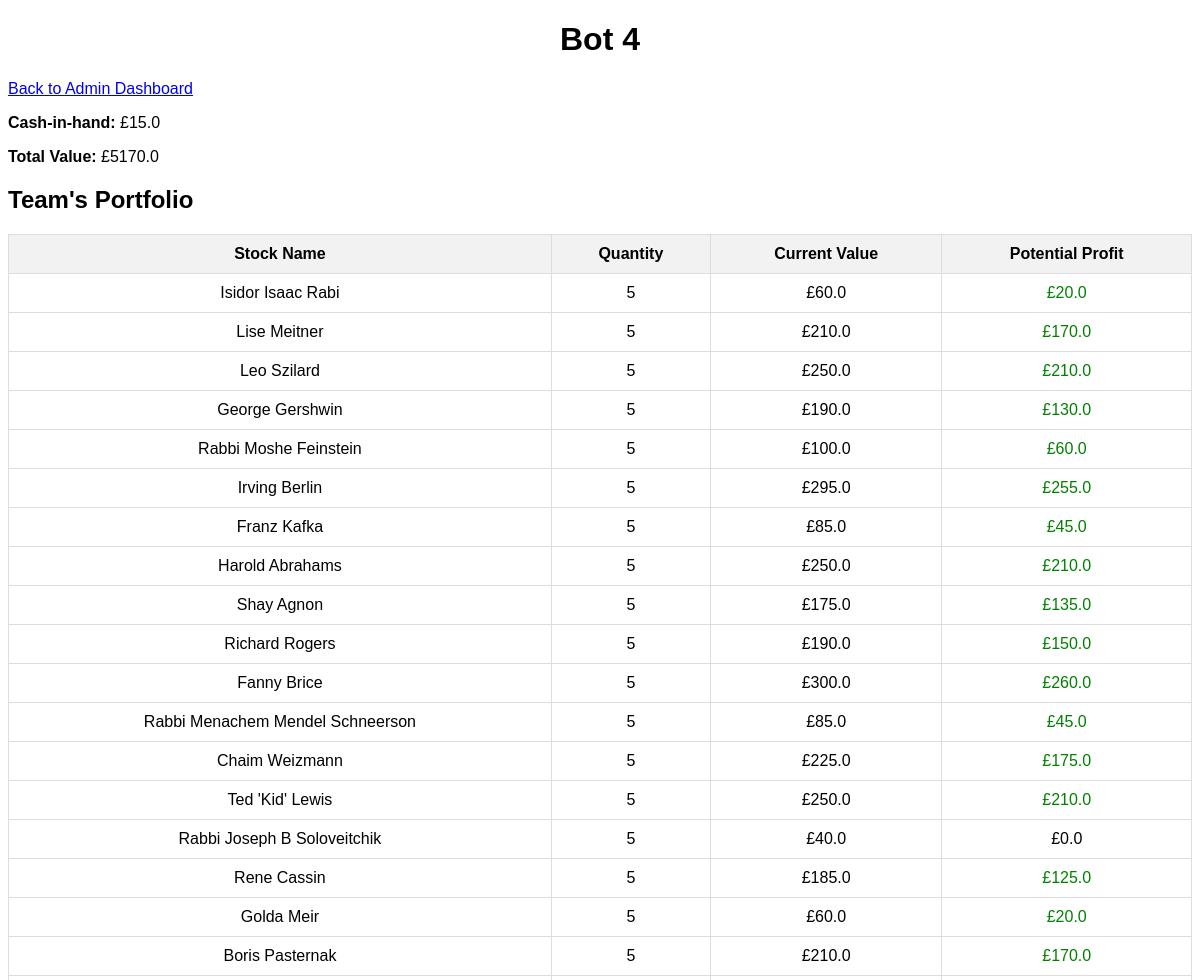
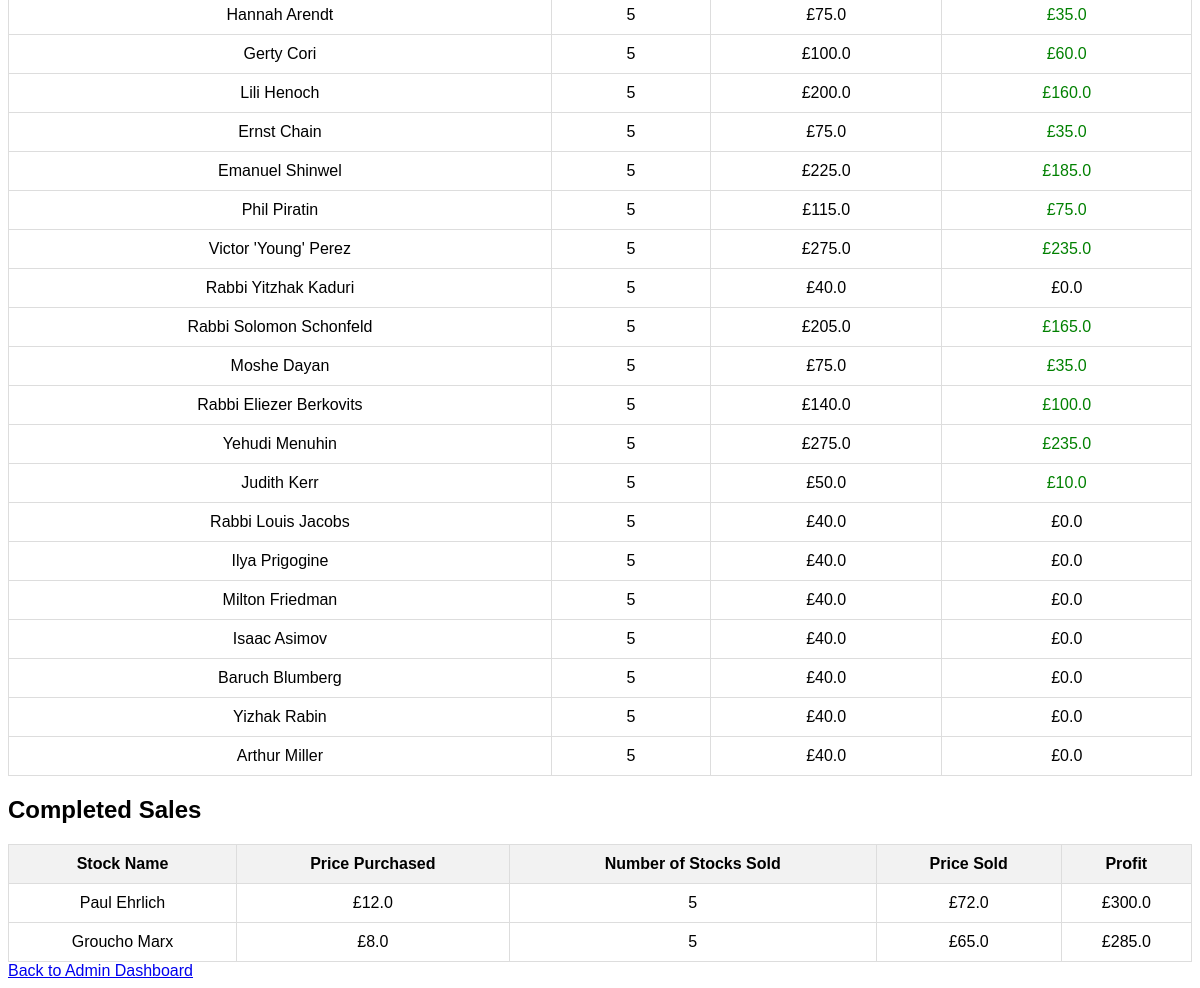
Screenshot of /admin/player/4 (signed in) with the database file from the repository (2 pictures, top to bottom).
### app.py (models this page shows)
class Player(db.Model):
    player_id = db.Column(db.Integer, primary_key=True)
    name = db.Column(db.String(50), unique=True, nullable=False)
    balance = db.Column(db.Float, nullable=False, default=1000.0)
    stocks_owned = db.Column(db.Integer, nullable=False, default=0)
    portfolio_value = db.Column(db.Float, nullable=False, default=0.0)

class Portfolio(db.Model):
    portfolio_id = db.Column(db.Integer, primary_key=True)
    player_id = db.Column(db.Integer, db.ForeignKey('player.player_id'), nullable=False)
    stock_id = db.Column(db.Integer, db.ForeignKey('stock.stock_id'), nullable=False)
    quantity = db.Column(db.Integer, nullable=False)
    purchase_price = db.Column(db.Float, nullable=False)
    year_purchased = db.Column(db.Integer, nullable=False)  # New field
    player = db.relationship('Player', backref=db.backref('portfolio', lazy='joined'))
    stock = db.relationship('Stock', backref=db.backref('portfolio', lazy='joined'), uselist=True)

class Stock(db.Model):
    id = db.Column(db.Integer, primary_key=True)
    stock_id = db.Column(db.Integer, nullable=False)
    version = db.Column(db.Integer, nullable=False, default=0)
    name = db.Column(db.String(50), nullable=False)
    year = db.Column(db.Integer, nullable=False)
    price = db.Column(db.Float, nullable=False)
    category = db.Column(db.String(50), nullable=False)
    market_cap = db.Column(db.Float, nullable=False, default=1_000)
    adjusted_price = db.Column(db.Float, nullable=True)  # New column for adjusted price

class CompletedSale(db.Model):
    sale_id = db.Column(db.Integer, primary_key=True)
    player_id = db.Column(db.Integer, db.ForeignKey('player.player_id'), nullable=False)
    stock_name = db.Column(db.String(50), nullable=False)
    stock_id = db.Column(db.Integer, db.ForeignKey('stock.stock_id'), nullable=False)
    price_purchased = db.Column(db.Float, nullable=False)
    quantity_sold = db.Column(db.Integer, nullable=False)
    price_sold = db.Column(db.Float, nullable=False)
    profit = db.Column(db.Float, nullable=False)
    percentage_return = db.Column(db.Float, nullable=False)
    sale_year = db.Column(db.Integer, nullable=False)  # New column
    player = db.relationship('Player', backref=db.backref('completed_sales', lazy=True))

### app.py (the view)
@app.route("/", defaults={"path": ""})
@app.route("/<path:path>")
def serve_react_app(path):
    if path != "" and os.path.exists(os.path.join(app.static_folder, path)):
        return send_from_directory(app.static_folder, path)
    else:
        return send_from_directory(app.static_folder, 'index.html')

### app.py (called while the page is built)
def admin_required(f):
    @wraps(f)
    def decorated_function(*args, **kwargs):
        if session.get('admin_logged_in') is not True:
            return redirect(url_for('admin_login'))
        return f(*args, **kwargs)
    return decorated_function

@app.after_request
def set_csp_header(response):
    csp = "default-src 'self'; script-src 'self' 'unsafe-inline' 'unsafe-eval'; style-src 'self' 'unsafe-inline'; img-src 'self' data:; font-src 'self'; frame-src 'none';"
    response.headers['Content-Security-Policy'] = csp
    return response

### templates/player_details.html (shortened to what this page needs)
<!DOCTYPE html>
<html lang="en">
<head>
    <link rel="stylesheet" href="{{ url_for('static', filename='style.css') }}">
</head>
<body>
    <header>
        <h1>{{ player.name }}</h1>
    </header>
    <a href="{{ url_for('admin_dashboard') }}">Back to Admin Dashboard</a>
    <div>
        <p><strong>Cash-in-hand:</strong> £{{ player.balance | round(1) }}</p>
        <p><strong>Total Value:</strong> £{{ (player.balance + player.portfolio_value) | round(1) }}</p>
    </div>
    <div>
        <h2>Team's Portfolio</h2>
        <table>
            <thead>
                <tr>
                    <th>Stock Name</th>
                    <th>Quantity</th>
                    <th>Current Value</th>
                    <th>Potential Profit</th>
                </tr>
            </thead>
            <tbody>
                {% for item in portfolio %}
                <tr>
                    <td>{{ item.stock_name }}</td>
                    <td>{{ item.quantity }}</td>
                    <td>£{{ item.current_value | round }}</td>
                    <td class="{% if item.potential_profit > 0 %}positive-profit{% elif item.potential_profit < 0 %}negative-profit{% endif %}">
                        £{{ item.potential_profit | round }}
                    </td>
                </tr>
                {% endfor %}
            </tbody>
        </table>
    </div>
    <div>
        <h2>Completed Sales</h2>
        <table>
            <thead>
                <tr>
                    <th>Stock Name</th>
                    <th>Price Purchased</th>
                    <th>Number of Stocks Sold</th>
                    <th>Price Sold</th>
                    <th>Profit</th>
                </tr>
            </thead>
            <tbody>
                {% for sale in completed_sales %}
                <tr>
                    <td>{{ sale.stock_name }}</td>
                    <td>£{{ sale.price_purchased| round }}</td>
                    <td>{{ sale.quantity_sold }}</td>
                    <td>£{{ sale.price_sold| round  }}</td>
                    <td>£{{ sale.profit| round  }}</td>
                </tr>
                {% endfor %}
            </tbody>
        </table>
    </div>
    <a href="{{ url_for('admin_dashboard') }}">Back to Admin Dashboard</a>
</body>
</html>

### static/style.css (style rules this page uses)
body { font-family: Arial, sans-serif; }
header { text-align: center; margin-bottom: 20px; }
table { width: 100%; border-collapse: collapse; margin-top: 20px; }
th, td { padding: 10px; border: 1px solid #ddd; text-align: center; }
th { background-color: #f2f2f2; }

### templates/player_details.html (style rules this page uses)
.positive-profit { color: green; }

### rows the page displays
Player: name "Bot 4", balance "15.0", (player.balance+player.portfolio_value)|round(1) "5170.0"
Portfolio: stock_name "Fanny Brice", quantity "5", current_value "300.0", potential_profit "260.0"
CompletedSale: stock_name "Paul Ehrlich", price_purchased "12.0", quantity_sold "5", price_sold "72.0", profit "300.0"
CompletedSale: stock_name "Groucho Marx", price_purchased "8.0", quantity_sold "5", price_sold "65.0", profit "285.0"

### other values shown
{{ item.stock_name }} "Isidor Isaac Rabi" "Lise Meitner" "Leo Szilard" "George Gershwin" "Rabbi Moshe Feinstein" "Irving Berlin" "Franz Kafka" "Harold Abrahams" "Shay Agnon" "Richard Rogers" "Rabbi Menachem Mendel Schneerson" "Chaim Weizmann" "Ted 'Kid' Lewis" "Rabbi Joseph B Soloveitchik" "Rene Cassin" "Golda Meir" "Boris Pasternak" "Hannah Arendt" "Gerty Cori" "Lili Henoch" "Ernst Chain" "Emanuel Shinwel" "Phil Piratin" "Victor 'Young' Perez" "Rabbi Yitzhak Kaduri" "Rabbi Solomon Schonfeld" "Moshe Dayan" "Rabbi Eliezer Berkovits" "Yehudi Menuhin" "Judith Kerr" "Rabbi Louis Jacobs" "Ilya Prigogine" "Milton Friedman" "Isaac Asimov" "Baruch Blumberg" "Yizhak Rabin" "Arthur Miller"
{{ item.quantity }} "5" "5" "5" "5" "5" "5" "5" "5" "5" "5" "5" "5" "5" "5" "5" "5" "5" "5" "5" "5" "5" "5" "5" "5" "5" "5" "5" "5" "5" "5" "5" "5" "5" "5" "5" "5" "5"
{{ item.current_value | round }} "60.0" "210.0" "250.0" "190.0" "100.0" "295.0" "85.0" "250.0" "175.0" "190.0" "85.0" "225.0" "250.0" "40.0" "185.0" "60.0" "210.0" "75.0" "100.0" "200.0" "75.0" "225.0" "115.0" "275.0" "40.0" "205.0" "75.0" "140.0" "275.0" "50.0" "40.0" "40.0" "40.0" "40.0" "40.0" "40.0" "40.0"
{{ item.potential_profit | round }} "20.0" "170.0" "210.0" "130.0" "60.0" "255.0" "45.0" "210.0" "135.0" "150.0" "45.0" "175.0" "210.0" "0.0" "125.0" "20.0" "170.0" "35.0" "60.0" "160.0" "35.0" "185.0" "75.0" "235.0" "0.0" "165.0" "35.0" "100.0" "235.0" "10.0" "0.0" "0.0" "0.0" "0.0" "0.0" "0.0" "0.0"
